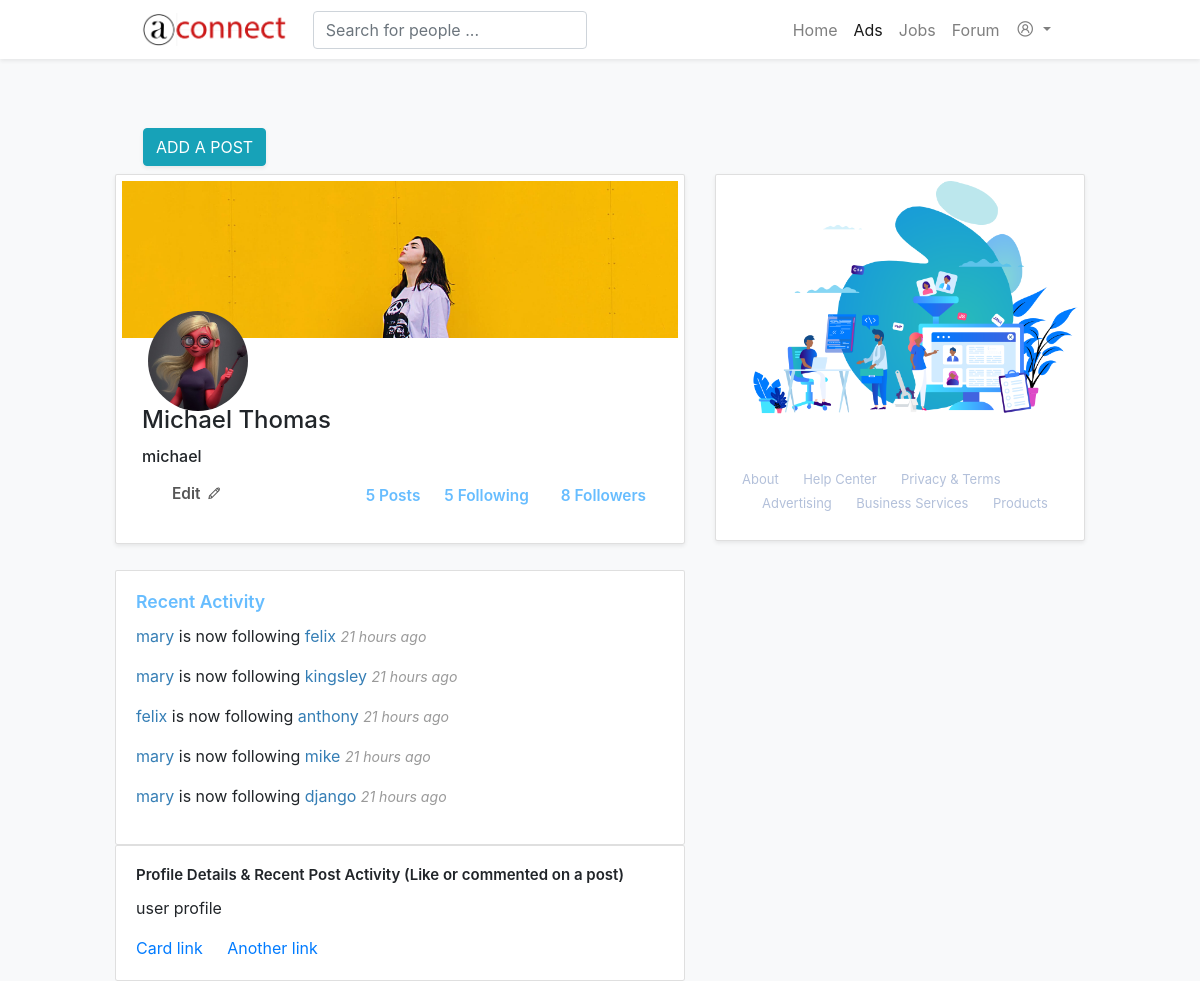
The page /account/profile/michael/ (signed in) on the database its author committed.
### apps/account/models.py (models this page shows, shortened)
class Profile(models.Model):
	owner					= 	models.OneToOneField(to=AUTH_USER_MODEL,related_name='profile',on_delete=models.CASCADE)
	pic 					= 	models.ImageField(upload_to=utils.profile_dp,blank=True,null=True)
	full_name				=   models.CharField(max_length=250,blank=True,null=True)
	phone_number			= 	models.CharField(max_length=13,blank=True,null=True)
	bio 					= 	models.TextField(max_length=110,blank=True,null=True)
	gender					= 	models.CharField(max_length=6,blank=True,null=True)
	dob						=   models.DateField(blank=True,null=True)
	created 				=   models.DateTimeField(auto_now_add=True)
	update					=   models.DateTimeField(auto_now=True)
	class Meta:
		ordering 			= ('-created',)
		verbose_name 		= 'Profile'
		verbose_name_plural = 'Profiles'
	@property
	def user_followers(self):
		return Follow.get_people_following_user(self.owner)
	def get_absolute_url(self):
		return reverse('account:user-profile',args=[str(self.owner.username)])
	@property
	def pic_url(self):
		if self.pic:
			return self.pic.url
		return utils.default_avatar_url()

### apps/activity/models.py (models this page shows)
class Action(models.Model):
    user        = models.ForeignKey(settings.AUTH_USER_MODEL,related_name='actions',on_delete=models.CASCADE)
    verb        = models.CharField(max_length = 255)
    target_ct   = models.ForeignKey(ContentType,blank=True,null=True,related_name='target_obj',on_delete=models.CASCADE)
    target_id   = models.PositiveIntegerField(null=True,blank=True)
    target      = GenericForeignKey('target_ct','target_id')
    created     = models.DateTimeField(auto_now_add=True)
    class Meta:
    	ordering 	= ('-created',)
    @property
    def human_readable(self):
        return human_readable_time(self.created)

### apps/account/views.py (the view)
# urls.py: path('profile/<str:username>/',views.user_profile,name='user-profile'),
@login_required
def user_profile(request,username=None):
	if not username is None:
		user = get_object_or_404(get_user_model(),username=username.strip())
		user_followers = Follow.get_people_following_user(user)
		user_followings = Follow.get_people_user_follows(user)
		posts_by_user = user.posts.all()
	else:
		raise Http404
	actions = Action.objects.exclude(user = request.user)
	following_id = list(Follow.get_people_user_follows(user).values_list('id',flat=True))
	if following_id:
		actions = actions.filter(user__id__in = following_id)\
						 .select_related('user','user__profile')\
						 .prefetch_related('target')
	actions = actions[:5] # 5 action objects at a time
	ctx = dict()
	ctx['user'] = user
	ctx['user_followers'] = user_followers
	ctx['user_followings'] = user_followings
	ctx['posts'] = posts_by_user
	ctx['actions'] = actions
	return TemplateResponse(request,'profile/profile_index.html',ctx)

### apps/common/utils.py (called while the page is built)
def human_readable_time(datetime_object = None):
	if not datetime_object:
		return
	return humanize.naturaltime(datetime_object)

### apps/context_processors.py (called while the page is built)
def is_auth(request):
	flag = None
	if not request.user.is_authenticated:
		flag = False
	if not isinstance(request.user,get_user_model()):
		flag = False
	if not (request.user.is_staff or request.user.is_superuser or request.user.is_active):
		flag = False
	else:
		flag = True
	return {'is_auth':flag}

### apps/follow/models.py (called while the page is built)
	@classmethod
	def get_people_user_follows(cls,user):
		user_followings = cls.objects.filter(from_user=user).values_list('to_user',flat=True)
		return User.objects.filter(id__in=user_followings)

	@classmethod
	def get_people_following_user(cls,user):
		user_followers = cls.objects.filter(to_user=user).values_list('from_user',flat=True)
		return User.objects.filter(id__in=user_followers)

### templates/profile/profile_index.html (shortened to what this page needs)
{% extends 'layout.html' %}
{% load static from staticfiles %}
{% block content %}
<div class="container-fluid container--fluid--wrap">
	{% ifequal request.user user %}
		<div class="row mt-1 mb-2">
			<div class="container-fluid">
				<div class="row">
					<div class="col-lg-12 clearfix">
						<div class="float-left" style="margin-left: 8em;">
							<button class="btn btn-info shadow-sm" data-toggle="modal" data-target="#exampleModalScrollablePOST">ADD A POST</button>
						</div>
					</div>
				</div>
			</div>
		</div>
	{% endifequal %}
	<div class="row">
		<div class="col-lg-6 col-md-6 offset-md-1 col-sm-7 offset-lg-1">
						 <div class="row">
						 	<div class="col-lg-12">
						 		 <div class="card shadow-sm card-relative middle-content-card post-space--bottom">
								 <img src="{% static 'images/ban.jpg' %}" class="card-img-top" alt="..." class="bck-banner">
								 {% if user.profile.pic %}
								 	<img class = 'user-avatar' src="{{user.profile.pic_url}}">
								 {% else %}
								 	<img class = 'user-avatar' src="{% static 'images/avatar/default_avatar.jpeg' %}">
								 {% endif %}
								  <div class="card-body card-margin-top clearfix">
								  	{% if user.profile.full_name %}
								    <h4 class="card-title clearfix">{{user.profile.full_name}}</h4>
								    {% endif %}
								    <h6 class="card-title">{{ user.username }}</h6>
								    <a class="btn btn-default float-right  ml-2" href="#" data-toggle="modal" data-target="#exampleModalScrollableFollower">{{user_followers.count}} Follower{{user_followers.count|pluralize}}</a>
								    <a class="btn btn-default float-right" href="#" data-toggle="modal" data-target="#exampleModalScrollableFollowing">{{user_followings.count}} Following</a>
								    <a class="btn btn-default float-right ml-2" href="#">{{posts.count}} Post{{posts.count|pluralize}}</a>
								    <div class="container-fluid clearfix">
								    	{% ifequal request.user user %}
								    	<div class="row">
								    		<div class="col-lg-12 clearfix mt-1">
								    			<a href="{% url 'account:profile-edit' user.username %}">
									    			<span class="card-title float-left edit-link"><span class="edit-text">Edit</span><i class="la la-pencil"></i>
									    			</span>
								    			</a>
								    		</div>
								    	</div>
								        {% endifequal %}
								    </div>
								  </div>
						 		</div>
						 	</div>
						 </div>
		</div>
		<div class="col-lg-4 col-md-4 col-sm-4">
				<div class="card shadow-sm right-aside-card">
				  <img src="{% static 'images/_ads.png' %}" class="card-img-top" alt="...">
				  <div class="card-body our--brand-aside">
				    <a href="#" class="card-link">About</a>
				    <a href="#" class="card-link">Help Center</a>
				    <a href="#" class="card-link">Privacy & Terms</a>
				    <a href="#" class="card-link">Advertising</a>
				    <a href="#" class="card-link">Business Services</a>
				    <a href="#" class="card-link">Products</a>
				  </div>
				</div>
		</div>
	</div>
		<div class="row">
		<div class="col-lg-6 col-md-6 offset-md-1 col-sm-7 offset-lg-1">
							 <div class="row">
							 	<div class="col-lg-12">
							 		<div class="card">
									  <div class="card-body activity-body">
									    <h5 class="card-title" style="color: #67bdff;font-size:1.1rem !important;">Recent Activity</h5>
									    <div>
									    	{% for action in actions %}
									    		{% with user=action.user profile=action.user.profile %}
													<div class="action" style="">
													  <div class="info" style="">
													    <p style="font-size: 16px;">
													      <a href="{{profile.get_absolute_url}}">
													        {{ user.username }}
													      </a>
													      {{ action.verb }}
													      {% if action.target %}
													        {% with target=action.target %}
													          <a href="{{target.get_absolute_url}}">{{ target }}</a>
													        {% endwith %}
													      {% endif %}
													      <span class="readable">{{action.human_readable}}
    													  </span>
													    </p>
													  </div>
													</div>
													{% endwith %}
									    	{% endfor %}
									    </div>
									  </div>
									</div>
							 	</div>
							 </div>
			</div>
			<div class="col-lg-6 col-md-6 offset-md-1 col-sm-7 offset-lg-1">
							 <div class="row">
							 	<div class="col-lg-12">
							 		<div class="card">
									  <div class="card-body">
									    <h5 class="card-title">Profile Details & Recent Post Activity (Like or commented on a post)</h5>
									    <p class="card-text">user profile</p>
									    <a href="#" class="card-link">Card link</a>
									    <a href="#" class="card-link">Another link</a>
									  </div>
									</div>
							 	</div>
							 </div>
			</div>
		</div>
</div>
{% endblock %}

### templates/layout.html (shortened to what this page needs)
{% load static %}
<!DOCTYPE html>
<html lang="en">
<head>
    <link rel="stylesheet" href="{% static 'css/vendors/line-awesome/line-awesome.min.css' %}">
    <link rel="stylesheet" href="{% static 'css/vendors/bootstrap/bootstrap.min.css' %}">
    <link rel="stylesheet" href="{% static 'css/style.css' %}">
</head>
<body>
{% include 'partials/_nav.html' %}
{% block content %}
{% endblock %}
</body>
</html>

### templates/partials/_nav.html (shortened to what this page needs)
{% load static from staticfiles %}
<nav class="navbar navbar-expand-lg navbar-light bg-light shadow-sm app-nav fixed-top">
<div class="container-fluid nav--container-padding">
  <a class="navbar-brand " href="/">
    <img class='logo-img-tag' src="{% static 'images/logo/logo.png' %}" alt="" style="    height: 33px;
    width: auto;
    max-width: 100%;">
  </a>
  <form class="form-inline" action="{% url 'search:query' %}" method="">
    <input class="form-control ml-sm-2 search-query" type="search" name="query" value="{{request.query}}" placeholder="Search for people ...">
  </form>
  <div class="collapse navbar-collapse " id="navbarText">
    <ul class="navbar-nav ml-auto">
      <li class="nav-item">
        <a class="nav-link" href="/">Home</a>
      </li>
      {% if is_auth %}
      <li class="nav-item active">
        <a class="nav-link" href="#">Ads<span class="sr-only">(current)</span></a>
      </li>
      {% endif %}
      <li class="nav-item">
        <a class="nav-link" href="#">Jobs</a>
      </li>
      <li class="nav-item">
        <a class="nav-link" href="#">Forum</a>
      </li>
      <li class="nav-item dropdown">
        <a class="nav-link dropdown-toggle" href="#" id="navbarDropdownMenuLink" role="button" data-toggle="dropdown" aria-haspopup="true" aria-expanded="false">
          <i class="la la-user-circle" style="font-size: 19px;"></i>
        </a>
      </li>
    </ul>
  </div>
 </div>
</nav>

### templates/partials/_followings_modal.html (shortened to what this page needs)
{% load static from staticfiles %}

### templates/partials/_followers_modal.html (shortened to what this page needs)
{% load static from staticfiles %}

### staticfiles/static_env/css/style.css (style rules this page uses)
body { background: #f8f9fa !important; }
.nav--container-padding { padding-left: 7.8em; padding-right: 7.8em; }
.container--fluid--wrap { margin-top: 8em; }
.app-nav { background: #fff !important; }
.card { border-radius: .15rem !important; }
.post-space--bottom { margin: 0 0 1.6em 0 !important; }
.card img.card-img-top { border-top-left-radius: 0; border-top-right-radius: 0; }
.middle-content-card,.right-aside-card { padding: 6px; }
.our--brand-aside a.card-link { color: #b3c0da; font-size: 13px; }
.right-aside-card { margin-bottom: 1.5rem; }
h5.card-title { font-size: 15px !important; font-weight: 600; }
.card-relative { position: relative; }
.card-body a.btn-default { color: #67bdff; font-size: 15.4px; font-weight: 600; outline: none; border: none; }
a span.edit-link { color: #565656; font-size: 15.4px; font-weight: 600; }
.edit-text { margin: .3em .4em 0 0; }

### rows shown on the page
Action: user.username "mary", verb "is now following", target "felix", human_readable "21 hours ago"
Action: user.username "mary", verb "is now following", target "kingsley", human_readable "21 hours ago"
Action: user.username "felix", verb "is now following", target "anthony", human_readable "21 hours ago"
Action: user.username "mary", verb "is now following", target "mike", human_readable "21 hours ago"
Action: user.username "mary", verb "is now following", target "django", human_readable "21 hours ago"

### other values the page prints
{{ user.profile.full_name }} "Michael Thomas"
{{ user.username }} "michael"
{{ user_followers.count }} "8"
{{ user_followings.count }} "5"
{{ posts.count }} "5"
